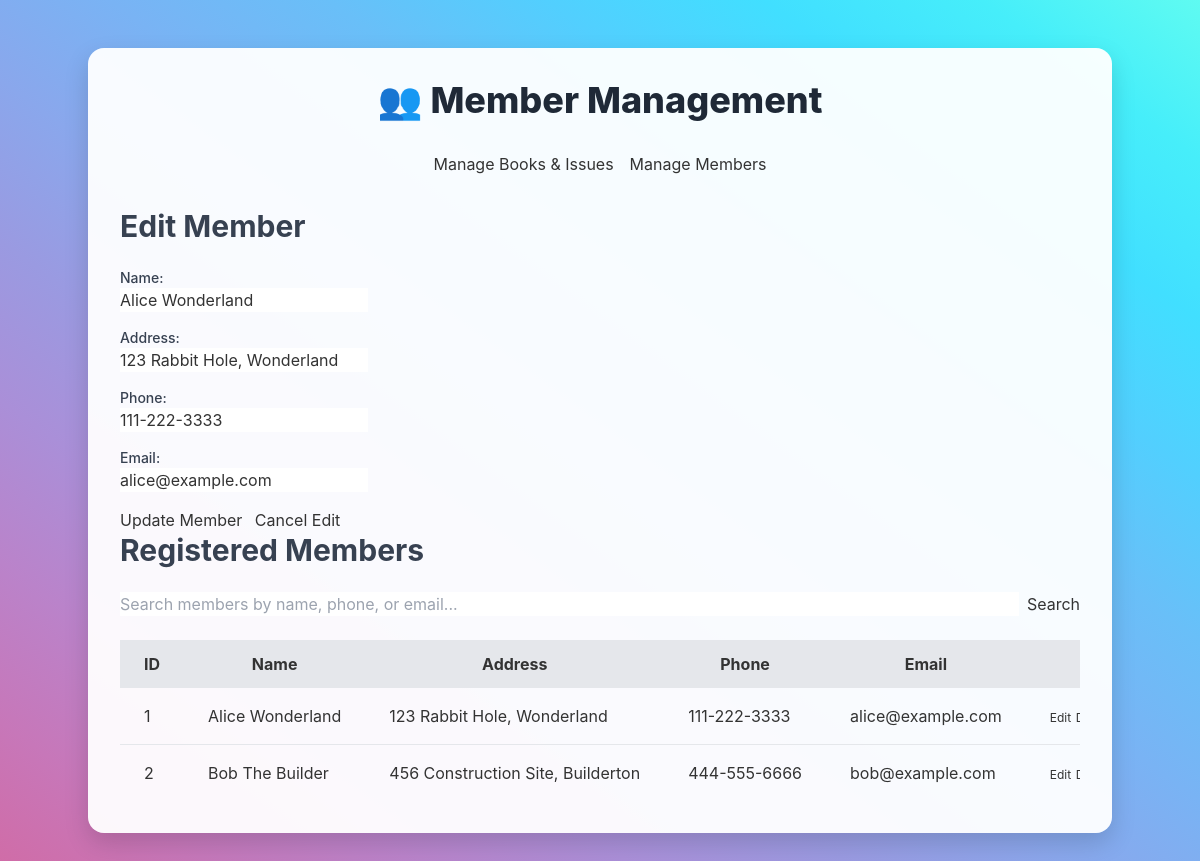
The app's page /members.php?edit_member_id=1 with its own data.
### tables this page shows
CREATE TABLE IF NOT EXISTS members (
    member_id INT AUTO_INCREMENT PRIMARY KEY,
    name VARCHAR(255) NOT NULL,
    address VARCHAR(255),
    phone VARCHAR(20) UNIQUE,
    email VARCHAR(255) UNIQUE,
    created_at TIMESTAMP DEFAULT CURRENT_TIMESTAMP
);

### functions.php (called while the page is built, shortened)
<?php
require_once 'db_connect.php';
function getAllMembers($search_term = '') {
    global $conn;
    $sql = "SELECT * FROM members";
    $sql .= " ORDER BY name ASC";
    $result = $conn->query($sql);
    $members = [];
    if ($result->num_rows > 0) {
        while ($row = $result->fetch_assoc()) {
            $members[] = $row;
        }
    }
    return $members;
}
function getMemberById($member_id) {
    global $conn;
    $sql = "SELECT * FROM members WHERE member_id = ?";
    $stmt = $conn->prepare($sql);
    $stmt->bind_param("i", $member_id);
    $stmt->execute();
    $result = $stmt->get_result();
    return $result->fetch_assoc();
}
?>

### members.php (the view, shortened to what this page needs)
<?php
require_once 'functions.php';
$member_search_term = isset($_GET['member_search']) ? $_GET['member_search'] : '';
$members = getAllMembers($member_search_term);
$edit_member = null;
if (isset($_GET['edit_member_id'])) {
    $edit_member_id = $_GET['edit_member_id'];
    $edit_member = getMemberById($edit_member_id);
}
?>
<!DOCTYPE html>
<html lang="en">
<head>
    <script src="https://cdn.tailwindcss.com"></script>
    <link rel="stylesheet" href="style.css">
</head>
<body class="bg-gray-100 p-4">
    <div class="container">
        <h1 class="text-4xl font-extrabold text-gray-800 text-center mb-8">
            👥 Member Management
        </h1>
        <nav class="mb-8 flex justify-center space-x-4">
            <a href="index.php" class="btn-primary">Manage Books & Issues</a>
            <a href="members.php" class="btn-primary">Manage Members</a>
        </nav>
        <div class="section-card">
            <h2 class="text-3xl font-bold text-gray-700 mb-6">
                <?php echo $edit_member ? 'Edit Member' : 'Add New Member'; ?>
            </h2>
            <form action="members.php" method="POST" class="space-y-4">
                <div class="form-group">
                    <label for="name" class="block text-sm font-medium text-gray-700">Name:</label>
                    <input type="text" id="name" name="name" value="<?php echo htmlspecialchars($edit_member['name'] ?? ''); ?>" required>
                </div>
                <div class="form-group">
                    <label for="address" class="block text-sm font-medium text-gray-700">Address:</label>
                    <input type="text" id="address" name="address" value="<?php echo htmlspecialchars($edit_member['address'] ?? ''); ?>">
                </div>
                <div class="form-group">
                    <label for="phone" class="block text-sm font-medium text-gray-700">Phone:</label>
                    <input type="text" id="phone" name="phone" value="<?php echo htmlspecialchars($edit_member['phone'] ?? ''); ?>">
                </div>
                <div class="form-group">
                    <label for="email" class="block text-sm font-medium text-gray-700">Email:</label>
                    <input type="email" id="email" name="email" value="<?php echo htmlspecialchars($edit_member['email'] ?? ''); ?>">
                </div>
                <button type="submit" name="<?php echo $edit_member ? 'update_member' : 'add_member'; ?>" class="btn-success">
                    <?php echo $edit_member ? 'Update Member' : 'Add Member'; ?>
                </button>
                <?php if ($edit_member): ?>
                    <a href="members.php" class="btn-primary ml-2 inline-block">Cancel Edit</a>
                <?php endif; ?>
            </form>
        </div>
        <div class="section-card">
            <h2 class="text-3xl font-bold text-gray-700 mb-6">Registered Members</h2>
            <form action="members.php" method="GET" class="mb-6 flex space-x-2">
                <input type="text" name="member_search" placeholder="Search members by name, phone, or email..." value="<?php echo htmlspecialchars($member_search_term); ?>" class="flex-grow">
                <button type="submit" class="btn-primary">Search</button>
            </form>
            <div class="overflow-x-auto">
                <table class="table-auto w-full border-collapse">
                    <thead>
                        <tr class="bg-gray-200">
                            <th class="px-6 py-3">ID</th>
                            <th class="px-6 py-3">Name</th>
                            <th class="px-6 py-3">Address</th>
                            <th class="px-6 py-3">Phone</th>
                            <th class="px-6 py-3">Email</th>
                            <th class="px-6 py-3 text-center">Actions</th>
                        </tr>
                    </thead>
                    <tbody class="divide-y divide-gray-200">
                        <?php if (empty($members)): ?>
                            <tr>
                                <td colspan="6" class="px-6 py-4 text-center text-gray-500">No members found.</td>
                            </tr>
                        <?php else: ?>
                            <?php foreach ($members as $member): ?>
                                <tr>
                                    <td class="px-6 py-4 whitespace-nowrap"><?php echo htmlspecialchars($member['member_id']); ?></td>
                                    <td class="px-6 py-4 whitespace-nowrap"><?php echo htmlspecialchars($member['name']); ?></td>
                                    <td class="px-6 py-4 whitespace-nowrap"><?php echo htmlspecialchars($member['address']); ?></td>
                                    <td class="px-6 py-4 whitespace-nowrap"><?php echo htmlspecialchars($member['phone']); ?></td>
                                    <td class="px-6 py-4 whitespace-nowrap"><?php echo htmlspecialchars($member['email']); ?></td>
                                    <td class="px-6 py-4 whitespace-nowrap text-center">
                                        <a href="members.php?edit_member_id=<?php echo htmlspecialchars($member['member_id']); ?>" class="btn-warning text-xs">Edit</a>
                                        <form action="members.php" method="POST" class="inline-block" onsubmit="return confirmDelete('Are you sure you want to delete this member?');">
                                            <button type="submit" class="btn-danger text-xs">Delete</button>
                                        </form>
                                    </td>
                                </tr>
                            <?php endforeach; ?>
                        <?php endif; ?>
                    </tbody>
                </table>
            </div>
        </div>
    </div>
</body>
</html>

### style.css (style rules this page uses)
body { font-family: 'Inter', sans-serif; line-height: 1.6; color: #333; background-image: linear-gradient(to right top, #d16ba5, #c777b9, #ba83ca, #aa8fd8, #9a9ae1, #8aa7ec, #79b3f4, #69bff8, #52cffe, #41dfff, #46eefa, #5ffbf1); background-attachment: fixed; }
.container { max-width: 1200px; margin: 2rem auto; padding: 2rem; background-color: rgba(255, 255, 255, 0.95); border-radius: 1rem; box-shadow: 0 10px 25px rgba(0, 0, 0, 0.15); }
.btn-primary { @apply bg-gradient-to-r from-blue-500 to-blue-600 hover:from-blue-600 hover:to-blue-700 text-white font-bold py-2 px-4 rounded-lg shadow-lg transform transition duration-300 ease-in-out hover:scale-105; }
.btn-success { @apply bg-gradient-to-r from-green-500 to-green-600 hover:from-green-600 hover:to-green-700 text-white font-bold py-2 px-4 rounded-lg shadow-lg transform transition duration-300 ease-in-out hover:scale-105; }
.btn-danger { @apply bg-gradient-to-r from-red-500 to-red-600 hover:from-red-600 hover:to-red-700 text-white font-bold py-2 px-4 rounded-lg shadow-lg transform transition duration-300 ease-in-out hover:scale-105; }
.btn-warning { @apply bg-gradient-to-r from-yellow-400 to-yellow-500 hover:from-yellow-500 hover:to-yellow-600 text-white font-bold py-2 px-4 rounded-lg shadow-lg transform transition duration-300 ease-in-out hover:scale-105; }
input[type="text"], input[type="number"], input[type="date"], input[type="email"], textarea, select { @apply mt-1 block w-full px-4 py-2 border border-gray-300 rounded-lg shadow-sm focus:outline-none focus:ring-2 focus:ring-blue-500 focus:border-transparent text-gray-800 placeholder-gray-400 transition duration-200 ease-in-out; }
.table-auto { @apply min-w-full divide-y divide-gray-200 shadow-md rounded-lg overflow-hidden; }
.table-auto th, .table-auto td { @apply px-6 py-3 text-left text-sm font-medium text-gray-700 uppercase tracking-wider; }
.table-auto thead th { @apply bg-gray-200; }
.table-auto tbody tr:nth-child(odd) { @apply bg-white; }
.table-auto tbody tr:nth-child(even) { @apply bg-gray-50; }
.section-card { @apply bg-white shadow-xl rounded-xl p-8 mb-8 border border-gray-100; }
.form-group { @apply mb-5; }
h1, h2 { @apply text-gray-800; }

### records on screen
members: name "Alice Wonderland", address "123 Rabbit Hole, Wonderland", phone "111-222-3333", email "alice@example.com", member_id "1"
members: member_id "2", name "Bob The Builder", address "456 Construction Site, Builderton", phone "444-555-6666", email "bob@example.com"
